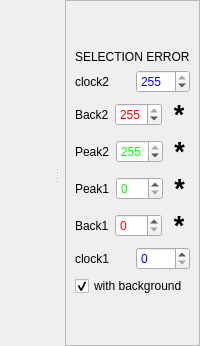
                      <widget class="QSplitter" name="splitter_2">
                       <property name="orientation">
                        <enum>Qt::Horizontal</enum>
                       </property>
                       <property name="childrenCollapsible">
                        <bool>false</bool>
                       </property>
                       <widget class="MPLWidgetNoLog" name="data_yt_plot" native="true">
                        <property name="sizePolicy">
                         <sizepolicy hsizetype="Expanding" vsizetype="Expanding">
                          <horstretch>0</horstretch>
                          <verstretch>0</verstretch>
                         </sizepolicy>
                        </property>
                       </widget>
                       <widget class="QWidget" name="layoutWidget_5">
                        <layout class="QHBoxLayout" name="horizontalLayout_31">
                         <item>
                          <widget class="MPLWidgetXLog" name="data_yi_plot" native="true">
                           <property name="enabled">
                            <bool>true</bool>
                           </property>
                           <property name="sizePolicy">
                            <sizepolicy hsizetype="Expanding" vsizetype="Expanding">
                             <horstretch>0</horstretch>
                             <verstretch>0</verstretch>
                            </sizepolicy>
                           </property>
                           <property name="statusTip">
                            <string extracomment="yo"/>
                           </property>
                           <property name="whatsThis">
                            <string extracomment="ya"/>
                           </property>
                          </widget>
                         </item>
                         <item>
                          <widget class="QFrame" name="frame_11">
                           <property name="maximumSize">
                            <size>
                             <width>180</width>
                             <height>16777215</height>
                            </size>
                           </property>
                           <property name="frameShape">
                            <enum>QFrame::StyledPanel</enum>
                           </property>
                           <property name="frameShadow">
                            <enum>QFrame::Raised</enum>
                           </property>
                           <layout class="QVBoxLayout" name="verticalLayout_26">
                            <item>
                             <spacer name="verticalSpacer_5">
                              <property name="orientation">
                               <enum>Qt::Vertical</enum>
                              </property>
                              <property name="sizeType">
                               <enum>QSizePolicy::Minimum</enum>
                              </property>
                              <property name="sizeHint" stdset="0">
                               <size>
                                <width>20</width>
                                <height>40</height>
                               </size>
                              </property>
                             </spacer>
                            </item>
                            <item>
                             <widget class="QLabel" name="data_selection_error_label">
                              <property name="text">
                               <string>SELECTION ERROR</string>
                              </property>
                             </widget>
                            </item>
                            <item>
                             <layout class="QVBoxLayout" name="verticalLayout_28">
                              <item>
                               <layout class="QHBoxLayout" name="horizontalLayout_36">
                                <item>
                                 <widget class="QLabel" name="dataPrimToLabel">
                                  <property name="text">
                                   <string>clock2</string>
                                  </property>
                                 </widget>
                                </item>
                                <item>
                                 <widget class="QSpinBox" name="dataPrimToValue">
                                  <property name="enabled">
                                   <bool>true</bool>
                                  </property>
                                  <property name="palette">
                                   <palette>
                                    <active>
                                     <colorrole role="Text">
                                      <brush brushstyle="SolidPattern">
                                       <color alpha="255">
                                        <red>0</red>
                                        <green>0</green>
                                        <blue>255</blue>
                                       </color>
                                      </brush>
                                     </colorrole>
                                    </active>
                                    <inactive>
                                     <colorrole role="Text">
                                      <brush brushstyle="SolidPattern">
                                       <color alpha="255">
                                        <red>0</red>
                                        <green>0</green>
                                        <blue>255</blue>
                                       </color>
                                      </brush>
                                     </colorrole>
                                    </inactive>
                                    <disabled>
                                     <colorrole role="Text">
                                      <brush brushstyle="SolidPattern">
                                       <color alpha="255">
                                        <red>118</red>
                                        <green>118</green>
                                        <blue>117</blue>
                                       </color>
                                      </brush>
                                     </colorrole>
                                    </disabled>
                                   </palette>
                                  </property>
                                  <property name="maximum">
                                   <number>255</number>
                                  </property>
                                  <property name="value">
                                   <number>255</number>
                                  </property>
                                 </widget>
                                </item>
                               </layout>
                              </item>
                              <item>
                               <layout class="QHBoxLayout" name="horizontalLayout_32">
                                <item>
                                 <widget class="QLabel" name="dataBackFromLabel">
                                  <property name="enabled">
                                   <bool>true</bool>
                                  </property>
                                  <property name="text">
                                   <string>Back2</string>
                                  </property>
                                 </widget>
                                </item>
                                <item>
                                 <widget class="QSpinBox" name="dataBackToValue">
                                  <property name="palette">
                                   <palette>
                                    <active>
                                     <colorrole role="Text">
                                      <brush brushstyle="SolidPattern">
                                       <color alpha="255">
                                        <red>255</red>
                                        <green>0</green>
                                        <blue>0</blue>
                                       </color>
                                      </brush>
                                     </colorrole>
                                    </active>
                                    <inactive>
                                     <colorrole role="Text">
                                      <brush brushstyle="SolidPattern">
                                       <color alpha="255">
                                        <red>255</red>
                                        <green>0</green>
                                        <blue>0</blue>
                                       </color>
                                      </brush>
                                     </colorrole>
                                    </inactive>
                                    <disabled>
                                     <colorrole role="Text">
                                      <brush brushstyle="SolidPattern">
                                       <color alpha="255">
                                        <red>118</red>
                                        <green>118</green>
                                        <blue>117</blue>
                                       </color>
                                      </brush>
                                     </colorrole>
                                    </disabled>
                                   </palette>
                                  </property>
                                  <property name="maximum">
                                   <number>255</number>
                                  </property>
                                  <property name="value">
                                   <number>255</number>
                                  </property>
                                 </widget>
                                </item>
                                <item>
                                 <widget class="QLabel" name="data_back2_error">
                                  <property name="font">
                                   <font>
                                    <pointsize>20</pointsize>
                                    <weight>75</weight>
                                    <bold>true</bold>
                                   </font>
                                  </property>
                                  <property name="accessibleDescription">
                                   <string/>
                                  </property>
                                  <property name="text">
                                   <string>*</string>
                                  </property>
                                  <property name="alignment">
                                   <set>Qt::AlignCenter</set>
                                  </property>
                                 </widget>
                                </item>
                               </layout>
                              </item>
                              <item>
                               <layout class="QHBoxLayout" name="horizontalLayout_33">
                                <item>
                                 <widget class="QLabel" name="dataPeakFromLabel">
                                  <property name="text">
                                   <string>Peak2</string>
                                  </property>
                                 </widget>
                                </item>
                                <item>
                                 <widget class="QSpinBox" name="dataPeakToValue">
                                  <property name="enabled">
                                   <bool>true</bool>
                                  </property>
                                  <property name="palette">
                                   <palette>
                                    <active>
                                     <colorrole role="Text">
                                      <brush brushstyle="SolidPattern">
                                       <color alpha="255">
                                        <red>0</red>
                                        <green>255</green>
                                        <blue>0</blue>
                                       </color>
                                      </brush>
                                     </colorrole>
                                    </active>
                                    <inactive>
                                     <colorrole role="Text">
                                      <brush brushstyle="SolidPattern">
                                       <color alpha="255">
                                        <red>0</red>
                                        <green>255</green>
                                        <blue>0</blue>
                                       </color>
                                      </brush>
                                     </colorrole>
                                    </inactive>
                                    <disabled>
                                     <colorrole role="Text">
                                      <brush brushstyle="SolidPattern">
                                       <color alpha="255">
                                        <red>118</red>
                                        <green>118</green>
                                        <blue>117</blue>
                                       </color>
                                      </brush>
                                     </colorrole>
                                    </disabled>
                                   </palette>
                                  </property>
                                  <property name="maximum">
                                   <number>255</number>
                                  </property>
                                  <property name="value">
                                   <number>255</number>
                                  </property>
                                 </widget>
                                </item>
                                <item>
                                 <widget class="QLabel" name="data_peak2_error">
                                  <property name="font">
                                   <font>
                                    <pointsize>20</pointsize>
                                    <weight>75</weight>
                                    <bold>true</bold>
                                   </font>
                                  </property>
                                  <property name="accessibleDescription">
                                   <string/>
                                  </property>
                                  <property name="text">
                                   <string>*</string>
                                  </property>
                                  <property name="alignment">
                                   <set>Qt::AlignCenter</set>
                                  </property>
                                 </widget>
                                </item>
                               </layout>
                              </item>
                              <item>
                               <layout class="QHBoxLayout" name="horizontalLayout_34">
                                <item>
                                 <widget class="QLabel" name="dataPeakToLabel">
                                  <property name="enabled">
                                   <bool>true</bool>
                                  </property>
                                  <property name="text">
                                   <string>Peak1</string>
                                  </property>
                                 </widget>
                                </item>
                                <item>
                                 <widget class="QSpinBox" name="dataPeakFromValue">
                                  <property name="enabled">
                                   <bool>true</bool>
                                  </property>
                                  <property name="palette">
                                   <palette>
                                    <active>
                                     <colorrole role="Text">
                                      <brush brushstyle="SolidPattern">
                                       <color alpha="255">
                                        <red>0</red>
                                        <green>255</green>
                                        <blue>0</blue>
                                       </color>
                                      </brush>
                                     </colorrole>
                                    </active>
                                    <inactive>
                                     <colorrole role="Text">
                                      <brush brushstyle="SolidPattern">
                                       <color alpha="255">
                                        <red>0</red>
                                        <green>255</green>
                                        <blue>0</blue>
                                       </color>
                                      </brush>
                                     </colorrole>
                                    </inactive>
                                    <disabled>
                                     <colorrole role="Text">
                                      <brush brushstyle="SolidPattern">
                                       <color alpha="255">
                                        <red>118</red>
                                        <green>118</green>
                                        <blue>117</blue>
                                       </color>
                                      </brush>
                                     </colorrole>
                                    </disabled>
                                   </palette>
                                  </property>
                                  <property name="maximum">
                                   <number>255</number>
                                  </property>
                                  <property name="value">
                                   <number>0</number>
                                  </property>
                                 </widget>
                                </item>
                                <item>
                                 <widget class="QLabel" name="data_peak1_error">
                                  <property name="font">
                                   <font>
                                    <pointsize>20</pointsize>
                                    <weight>75</weight>
                                    <bold>true</bold>
                                   </font>
                                  </property>
                                  <property name="accessibleDescription">
                                   <string/>
                                  </property>
                                  <property name="text">
                                   <string>*</string>
                                  </property>
                                  <property name="alignment">
                                   <set>Qt::AlignCenter</set>
                                  </property>
                                 </widget>
                                </item>
                               </layout>
                              </item>
                              <item>
                               <layout class="QHBoxLayout" name="horizontalLayout_35">
                                <item>
                                 <widget class="QLabel" name="dataBackToLabel">
                                  <property name="text">
                                   <string>Back1</string>
                                  </property>
                                 </widget>
                                </item>
                                <item>
                                 <widget class="QSpinBox" name="dataBackFromValue">
                                  <property name="palette">
                                   <palette>
                                    <active>
                                     <colorrole role="Text">
                                      <brush brushstyle="SolidPattern">
                                       <color alpha="255">
                                        <red>255</red>
                                        <green>0</green>
                                        <blue>0</blue>
                                       </color>
                                      </brush>
                                     </colorrole>
                                    </active>
                                    <inactive>
                                     <colorrole role="Text">
                                      <brush brushstyle="SolidPattern">
                                       <color alpha="255">
                                        <red>255</red>
                                        <green>0</green>
                                        <blue>0</blue>
                                       </color>
                                      </brush>
                                     </colorrole>
                                    </inactive>
                                    <disabled>
                                     <colorrole role="Text">
                                      <brush brushstyle="SolidPattern">
                                       <color alpha="255">
                                        <red>118</red>
                                        <green>118</green>
                                        <blue>117</blue>
                                       </color>
                                      </brush>
                                     </colorrole>
                                    </disabled>
                                   </palette>
                                  </property>
                                  <property name="maximum">
                                   <number>255</number>
                                  </property>
                                  <property name="value">
                                   <number>0</number>
                                  </property>
                                 </widget>
                                </item>
                                <item>
                                 <widget class="QLabel" name="data_back1_error">
                                  <property name="font">
                                   <font>
                                    <pointsize>20</pointsize>
                                    <weight>75</weight>
                                    <bold>true</bold>
                                   </font>
                                  </property>
                                  <property name="accessibleDescription">
                                   <string/>
                                  </property>
                                  <property name="text">
                                   <string>*</string>
                                  </property>
                                  <property name="alignment">
                                   <set>Qt::AlignCenter</set>
                                  </property>
                                 </widget>
                                </item>
                               </layout>
                              </item>
                              <item>
                               <layout class="QHBoxLayout" name="horizontalLayout_40">
                                <item>
                                 <widget class="QLabel" name="dataPrimFromLabel">
                                  <property name="text">
                                   <string>clock1</string>
                                  </property>
                                 </widget>
                                </item>
                                <item>
                                 <widget class="QSpinBox" name="dataPrimFromValue">
                                  <property name="palette">
                                   <palette>
                                    <active>
                                     <colorrole role="Text">
                                      <brush brushstyle="SolidPattern">
                                       <color alpha="255">
                                        <red>0</red>
                                        <green>0</green>
                                        <blue>255</blue>
                                       </color>
                                      </brush>
                                     </colorrole>
                                    </active>
                                    <inactive>
                                     <colorrole role="Text">
                                      <brush brushstyle="SolidPattern">
                                       <color alpha="255">
                                        <red>0</red>
                                        <green>0</green>
                                        <blue>255</blue>
                                       </color>
                                      </brush>
                                     </colorrole>
                                    </inactive>
                                    <disabled>
                                     <colorrole role="Text">
                                      <brush brushstyle="SolidPattern">
                                       <color alpha="255">
                                        <red>118</red>
                                        <green>118</green>
                                        <blue>117</blue>
                                       </color>
                                      </brush>
                                     </colorrole>
                                    </disabled>
                                   </palette>
                                  </property>
                                  <property name="maximum">
                                   <number>255</number>
                                  </property>
                                  <property name="value">
                                   <number>0</number>
                                  </property>
                                 </widget>
                                </item>
                               </layout>
                              </item>
                              <item>
                               <widget class="QCheckBox" name="dataBackgroundFlag">
                                <property name="text">
                                 <string>with background</string>
                                </property>
                                <property name="checked">
                                 <bool>true</bool>
                                </property>
                               </widget>
                              </item>
                             </layout>
                            </item>
                            <item>
                             <spacer name="verticalSpacer_6">
                              <property name="orientation">
                               <enum>Qt::Vertical</enum>
                              </property>
                              <property name="sizeType">
                               <enum>QSizePolicy::Minimum</enum>
                              </property>
                              <property name="sizeHint" stdset="0">
                               <size>
                                <width>20</width>
                                <height>40</height>
                               </size>
                              </property>
                             </spacer>
                            </item>
                           </layout>
                          </widget>
                         </item>
                        </layout>
                       </widget>
                      </widget>
